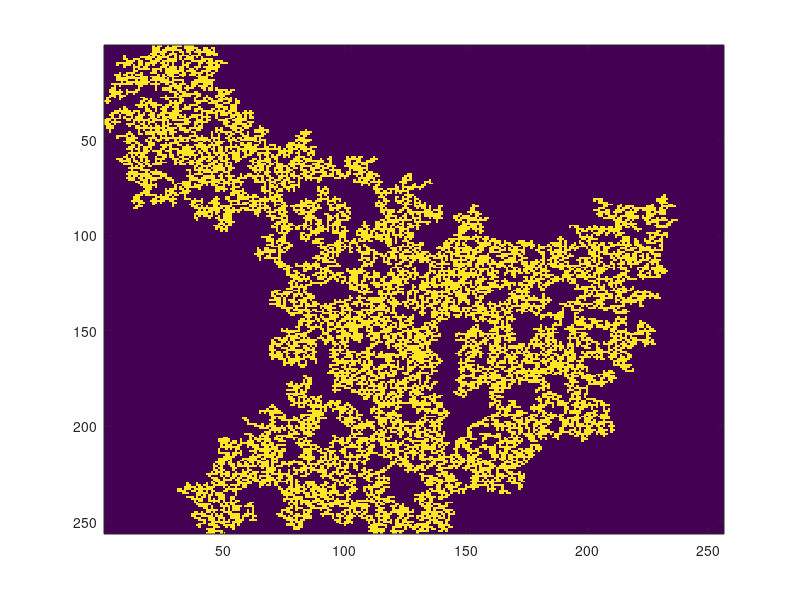

Reproduce this figure in MATLAB. (Note: this script raises an error after producing the figure.)
% exwalk.m

lx = 64*4;
ly = 64*4;
p = 0.585;
ncount = 0;
perc = [];

while (size(perc,1)==0)
   ncount = ncount + 1;
   if ncount >1000
       return
   end
   z = rand(lx,ly)<p;
   [lw,num] = bwlabel(z,4);
   perc_x = intersect(lw(1,:),lw(lx,:));
   perc_y = intersect(lw(:,1),lw(:,ly));
   perc = find(perc_x>0);
end
s = regionprops(lw,'Area');
clustersize = cat(1,s.Area);
maxarea = max(clustersize);
i = find(clustersize == maxarea);
zz = lw==i;

%zz now contains the spanning cluster
imagesc(zz); %visualize spanning cluster

%Run walk on this cluster

[l,r] = walk(zz);
zzz = l.*r; % Find points where both l and r anre nonzero
zadd = zz + zzz;
subplot(2,2,1), imagesc(zz);
subplot(2,2,2), imagesc(zadd);
subplot(2,2,3), imagesc(zzz);
subplot(2,2,4), imagesc(1+r>0);
figure(4)
imagesc(l)
title('left')
figure(5)
imagesc(r)
title('right')